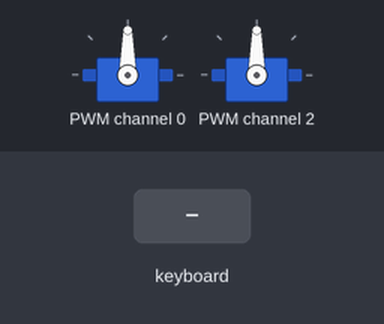
The program below on a simulated Raspberry Pi (BCM pin numbers). Shown: 2 × servo. Inputs (shaded band) come from the test bench. Camera commands give no picture and take their timeout (5 s if none is given; 1 s for webcam tools); the full-screen text the program places in the terminal is not drawn.

Above: at 1.2 s.
1.3 s: key left typed on the keyboard
At 2.5 s:
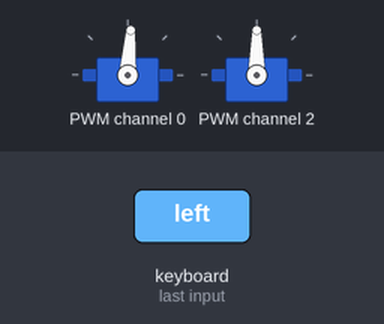
2.8 s: key right typed on the keyboard
At 4.2 s:
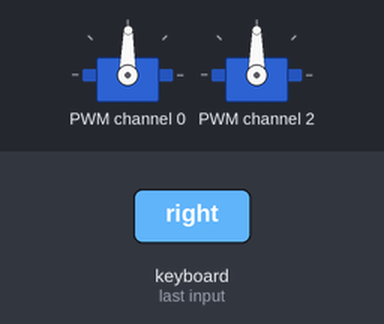
Timing chart, 0 to 5.8 s (numbered marks = the images above; inputs shaded):
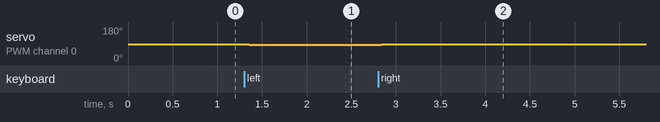

The program:

XYServoCam.py
```python
#####################X######X######################
# Created by:       Javicar31                     #
# On                March 2024                    #
# X-Y servo control with local camera conectivity #
#####################X##X##########################

from adafruit_servokit import ServoKit
import curses
import time
import subprocess

# Initialize the ServoKit instance for 16 channels
kit = ServoKit(channels=16)

def start_camera_stream():
    # The command to start camera streaming
    cmd = ['rpicam-vid', '-t', '0', '--inline', '--listen', '-o', 'tcp://0.0.0.0:8000'] #You would connect to:
    #ffplay tcp://YOURIP:8000-vf "setpts=N/30" -fflags nobuffer -flags low_delay -framedrop

    # Starts the camera streaming process in the background
    return subprocess.Popen(cmd)

def smooth_servo_move(servo, target_position, step=1):
    current_position = servo.angle
    if current_position < target_position:
        for pos in range(int(current_position), int(target_position), step):
            servo.angle = pos
            time.sleep(0.02)  # Delay to control the speed of movement
    else:
        for pos in range(int(current_position), int(target_position), -step):
            servo.angle = pos
            time.sleep(0.02)  # Delay to control the speed of movement

def smooth_servo_control(win):
    # Start the camera stream
    camera_process = start_camera_stream()

    # Initial servo positions
    servo1_position = 90
    servo2_position = 90

    # Set initial positions
    kit.servo[0].angle = servo1_position
    kit.servo[2].angle = servo2_position

    win.nodelay(True)
    key = ""
    win.clear()
    win.addstr("Smoothly adjusting servos. Use arrow keys to move and 'q' to exit.")
    step = 1  # Smaller step size for finer control

    try:
        while True:
            try:
                key = win.getkey()
                win.clear()

                if key == 'q':
                    break
                elif key == 'KEY_LEFT':
                    servo1_position = max(0, servo1_position - 5)  # Change of 5 degrees
                    smooth_servo_move(kit.servo[0], servo1_position, step)
                elif key == 'KEY_RIGHT':
                    servo1_position = min(180, servo1_position + 5)  # Change of 5 degrees
                    smooth_servo_move(kit.servo[0], servo1_position, step)
                elif key == 'KEY_UP':
                    servo2_position = max(0, servo2_position - 5)  # Change of 5 degrees
                    smooth_servo_move(kit.servo[2], servo2_position, step)
                elif key == 'KEY_DOWN':
                    servo2_position = min(180, servo2_position + 5)  # Change of 5 degrees
                    smooth_servo_move(kit.servo[2], servo2_position, step)

                status = f"Servo 1 Position: {servo1_position}, Servo 2 Position: {servo2_position}"
                win.addstr(status)

            except Exception as e:
                # Handle case where key press is not recognized
                win.addstr(0, 0, 'Error: ' + str(e))
    finally:
        # Clean up
        camera_process.terminate()

# curses wrapper to initialize the window and clean up properly
curses.wrapper(smooth_servo_control)
```

Measured:
- after the input at 1.3 s, servo on PWM channel 0: 90° → 86° at once
- after the input at 2.8 s, servo on PWM channel 0: 86° → 89° at once
